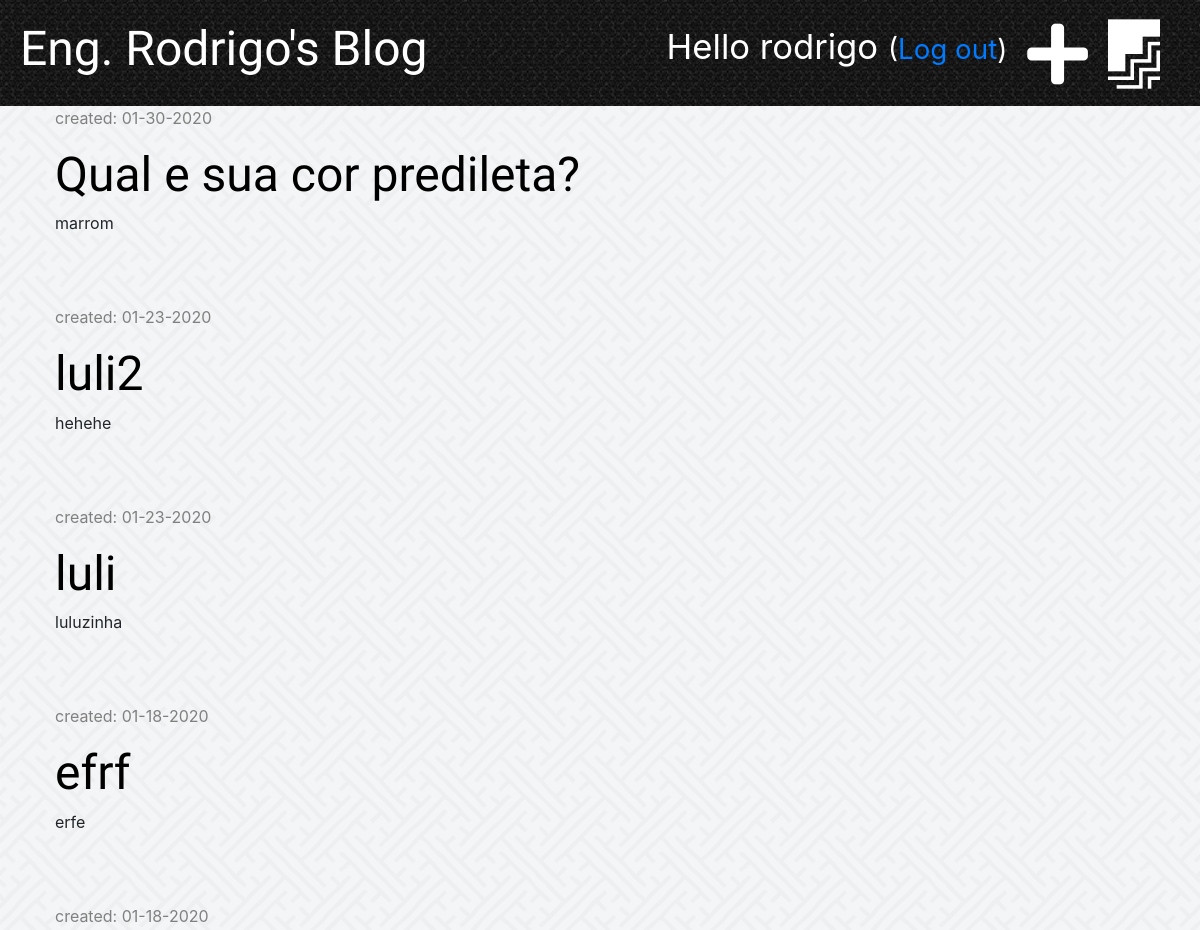
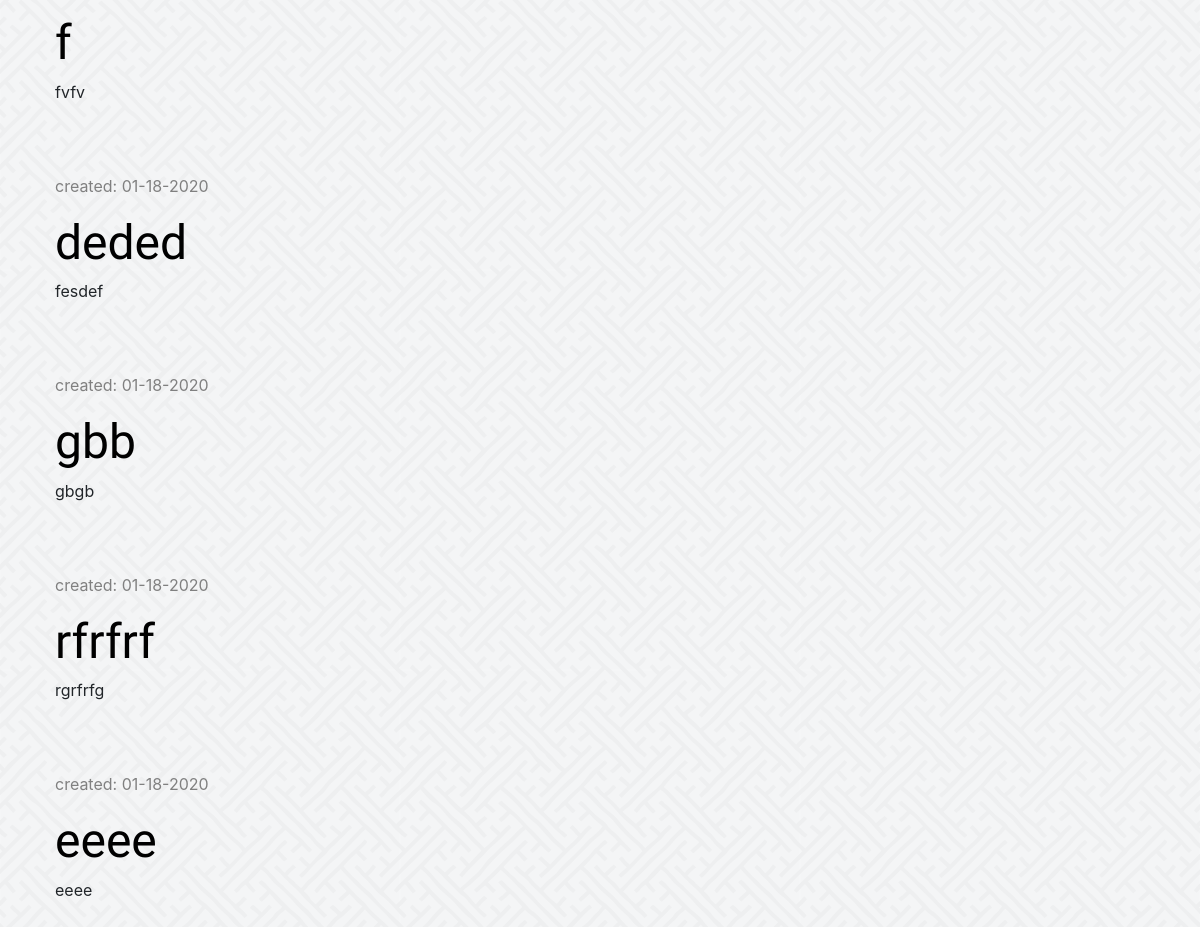
Page /drafts/ (signed in) on the committed database (2 pictures, top to bottom).
### project/models.py (models this page shows, shortened)
class Post(models.Model):
    author = models.ForeignKey('auth.User', on_delete=models.CASCADE)
    title = models.CharField(max_length=200)
    text = models.TextField()
    created_date = models.DateTimeField(default=timezone.now)
    published_date = models.DateTimeField(blank=True, null=True)

### project/views.py (the view)
# urls.py: path('drafts/', views.post_draft_list, name='post_draft_list'),
@login_required
def post_draft_list(request):
    posts = Post.objects.filter(published_date__isnull=True).order_by('-created_date')
    stuff_for_frontend = {'posts': posts}
    return render(request, 'project/post_draft_list.html', stuff_for_frontend)

### project/templates/project/post_draft_list.html (shortened to what this page needs)
{% extends 'project/base.html' %}
{% block content %}
    {% for post in posts %}
        <div class="post">
            <p class="date">created: {{ post.created_date|date:'m-d-Y' }}</p>
            <h1><a href="{% url 'post_detail' pk=post.pk %}">{{ post.title }}</a></h1>
        <p>{{ post.text|truncatechars:500 }}</p>
        </div>
    {% endfor %}
{% endblock %}

### project/templates/project/base.html (shortened to what this page needs)
{% load staticfiles %}
<!DOCTYPE html>
<html lang="en">
<head>
</head>
<body>
    <link rel="stylesheet" href="https://stackpath.bootstrapcdn.com/bootstrap/4.4.1/css/bootstrap.min.css">
    <link rel="stylesheet" href="https://use.fontawesome.com/releases/v5.12.0/css/all.css">
    <link rel="stylesheet" href="{% static 'css/project.css' %}">
    <link rel="stylesheet" href="{% static 'css/zenburn.css' %}">
<body>
<div class="page-header">
    {% if user.is_authenticated %}
        <a href="{% url 'post_draft_list' %}" class="top-menu"><i class="fab fa-firstdraft fa-2x"style="color: #ffffff;"></i></a>
        <a href="{% url 'post_new' %}" class="top-menu"><i class="fas fa-plus fa-2x" style="color: #ffffff;"></i></a>
        <p class="top-menu">Hello {{ user.username }} <small>(<a href="{% url 'logout' %}">Log out</a>)</small></p>
    {% else %}
        <a href="{% url 'login' %}" class="top-menu"><i class="fas fa-sign-in-alt fa-2x" style="color: #ffffff;"></i></a>
    {% endif %}
    <h1>Eng. Rodrigo's Blog</h1>
</div>
<div class='content container'>
    <div class="row">
        <div class="col-md-8">
            {% block content %}
            {% endblock %}
        </div>
    </div>
</div>
</body>
</html>

### project/static/css/project.css (style rules this page uses)
body { background-image: url("../images/interlaced.png"); }
.page-header { background-image: url("../images/mosaic.png"); margin-top: 0; padding: 20px 20px 20px 20px; }
.page-header h1, .page-header h1 a { color: #ffffff; font-size: 36pt; text-decoration: none; }
.content { margin-left: 40px; }
h1, h2, h3, h4 { font-family: 'Tangerine', 'Inconsolata', 'Droid Sans', serif; font-size: 48px; }
.date { color: grey }
.post { margin-bottom: 70px; }
.post h1 a { color: #000000; }
.top-menu { color: #ffffff; float: right; font-size: 26pt; margin-right: 20px; }

### rows in the picture
Post: created_date "01-30-2020", title "Qual e sua cor predileta?", text "marrom"
Post: created_date "01-23-2020", title "luli2", text "hehehe"
Post: created_date "01-23-2020", title "luli", text "luluzinha"
Post: created_date "01-18-2020", title "efrf", text "erfe"
Post: created_date "01-18-2020", title "f", text "fvfv"
Post: created_date "01-18-2020", title "deded", text "fesdef"
Post: created_date "01-18-2020", title "gbb", text "gbgb"
Post: created_date "01-18-2020", title "rfrfrf", text "rgrfrfg"
Post: created_date "01-18-2020", title "eeee", text "eeee"

### other values in the picture
{{ user.username }} "rodrigo"
